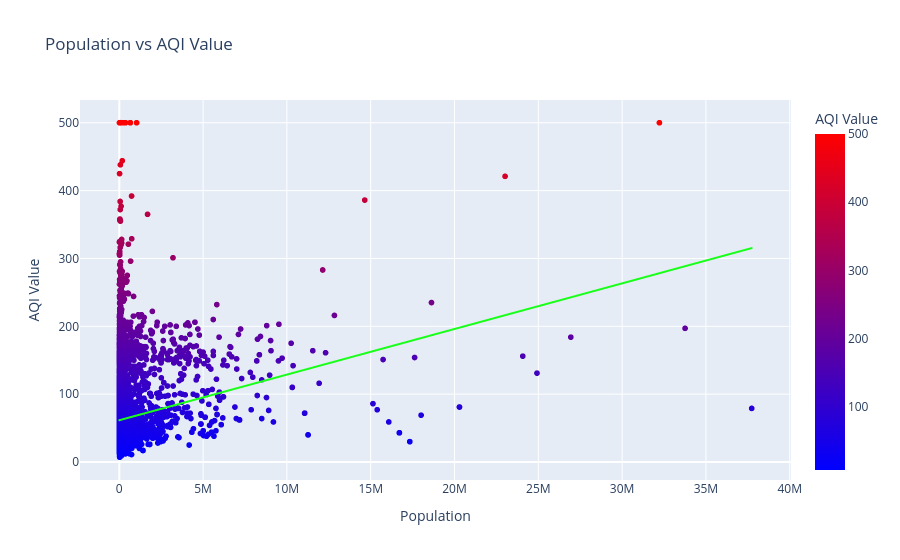

The notebook cell saved with this chart:
### Markdown cell above
To test the hypothesis, I will create a scatter plot to visualize the relationship between the population and the AQI Value.

### Code cell
fig = px.scatter(dfm, x='Population', y='AQI Value', hover_name='City', title='Population vs AQI Value', color = 'AQI Value', color_continuous_scale='bluered', trendline='ols', trendline_color_override='#1aff1a')
fig.show()

### Figure 1 — Plotly figure (JSON) as saved in the notebook; plotly's stock layout.template omitted (floating-point values rounded to 4 significant figures; data arrays with more than 128 entries replaced by an {"elided": "..."} marker saying what was removed)
{"data": [{"hovertemplate": "<b>%{hovertext}</b><br><br>Population=%{x}<br>AQI Value=%{marker.color}<extra></extra>", "hovertext": {"elided": "16392 str values"}, "legendgroup": "", "marker": {"color": {"elided": "16392 int values"}, "coloraxis": "coloraxis", "symbol": "circle"}, "mode": "markers", "name": "", "showlegend": false, "type": "scattergl", "x": {"elided": "16392 int values"}, "xaxis": "x", "y": {"elided": "16392 int values"}, "yaxis": "y"}, {"hovertemplate": "<b>OLS trendline</b><br>AQI Value = 6.72442e-06 * Population + 61.5454<br>R<sup>2</sup>=0.030499<br><br>Population=%{x}<br>AQI Value=%{y} <b>(trend)</b><extra></extra>", "legendgroup": "", "line": {"color": "#1aff1a"}, "marker": {"symbol": "circle"}, "mode": "lines", "name": "", "showlegend": false, "type": "scattergl", "x": {"elided": "16392 int values"}, "xaxis": "x", "y": {"elided": "16392 float values"}, "yaxis": "y"}], "layout": {"coloraxis": {"colorbar": {"title": {"text": "AQI Value"}}, "colorscale": [[0, "rgb(0,0,255)"], [1, "rgb(255,0,0)"]]}, "legend": {"tracegroupgap": 0}, "title": {"text": "Population vs AQI Value"}, "xaxis": {"anchor": "y", "domain": [0, 1], "title": {"text": "Population"}}, "yaxis": {"anchor": "x", "domain": [0, 1], "title": {"text": "AQI Value"}}}}
